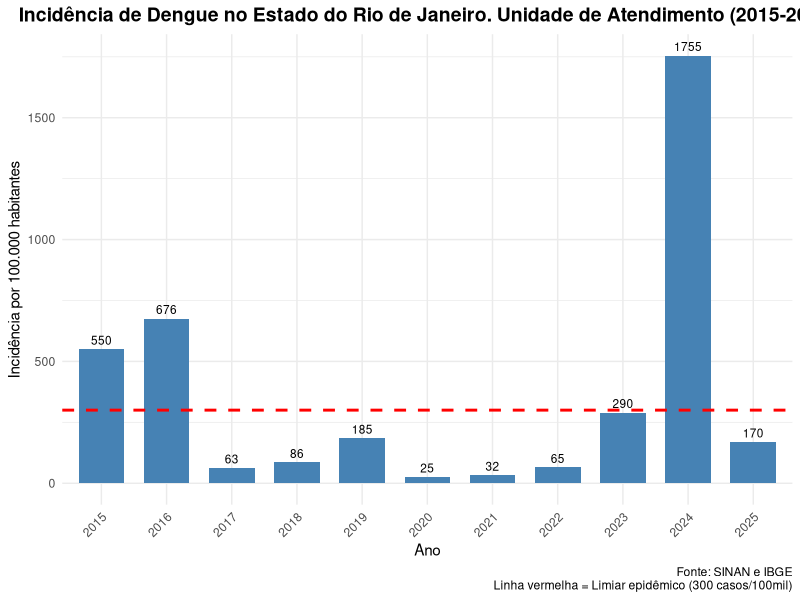

The R source for this figure:
library(dplyr)
library(ggplot2)


populacao_estado <- data.frame(
  NU_ANO = c(2015, 2016, 2017, 2018, 2019, 2020, 2021, 2022, 2023, 2024, 2025),
  POP_TOTAL = c( 16974000, 17043727, 17100398, 17148943, 17193919, 17222305, 
                17220455, 17211760, 17213813, 17219679, 17223547)
)

print(populacao_estado)

dados <- read.csv("pop_populacao_ripsa202417797544416.csv")
dados_casos <- read.csv("dados_rj_filtrado2.csv")

# Somar casos de todos os municípios por ano

casos_estado <- dados_casos %>%
  group_by(NU_ANO) %>%
  summarise(CASOS_TOTAL = sum(CASOS, na.rm = TRUE), .groups = 'drop')

  print(casos_estado)


incidencia_estado <- casos_estado %>%
  left_join(populacao_estado, by = "NU_ANO") %>%
  mutate(
    INCIDENCIA = (CASOS_TOTAL / POP_TOTAL) * 100000,
    INCIDENCIA = round(INCIDENCIA, 1)
  ) %>%
  arrange(NU_ANO)
  
print(incidencia_estado)

write.csv(incidencia_estado, "incidencia_ano_estado_barras.csv", row.names = FALSE)



##-------- grafico

ggplot(incidencia_estado, aes(x = factor(NU_ANO), y = INCIDENCIA)) +
  geom_bar(stat = "identity", fill = "steelblue", width = 0.7) +
  geom_hline(yintercept = 300, linetype = "dashed", color = "red", size = 1) +
  geom_text(aes(label = round(INCIDENCIA, 0)), vjust = -0.5, size = 3) +
  labs(
    title = "Incidência de Dengue no Estado do Rio de Janeiro. Unidade de Atendimento (2015-2025)",
    x = "Ano",
    y = "Incidência por 100.000 habitantes",
    caption = "Fonte: SINAN e IBGE\nLinha vermelha = Limiar epidêmico (300 casos/100mil)"
  ) +
  theme_minimal() +
  theme(
    plot.title = element_text(hjust = 0.5, face = "bold", size = 14),
    axis.text.x = element_text(angle = 45, hjust = 1)
  )
